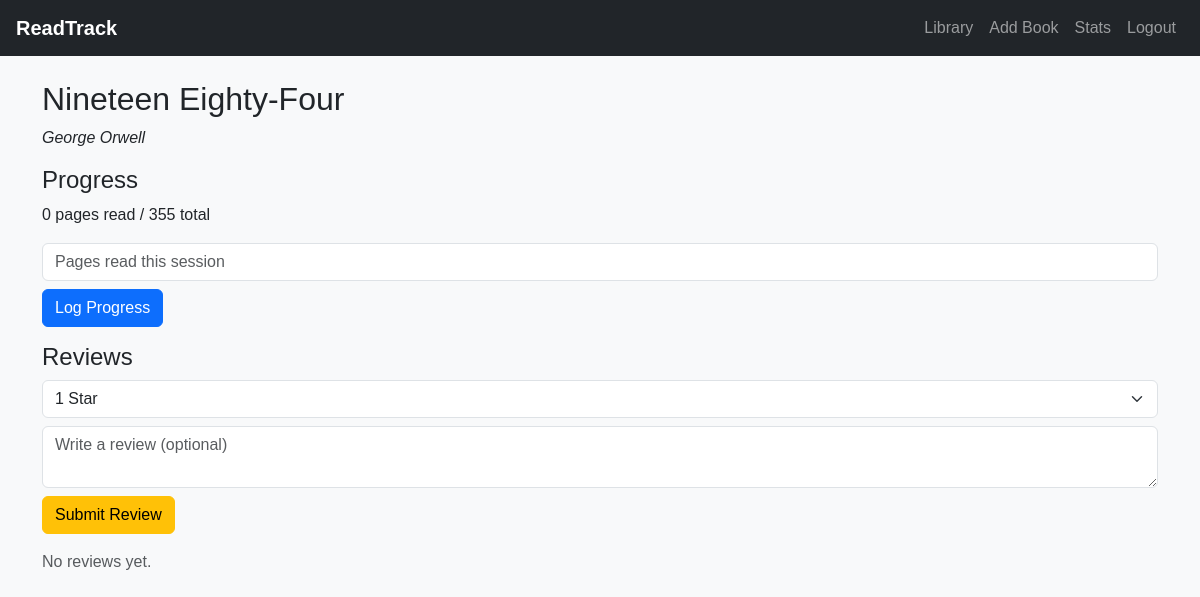
The page /book/2 (signed in) on the database its author committed.
### tables this page shows
CREATE TABLE books (
    id INTEGER PRIMARY KEY AUTOINCREMENT,
    user_id INTEGER NOT NULL,
    title TEXT NOT NULL,
    author TEXT NOT NULL,
    pages INTEGER,
    added TIMESTAMP DEFAULT CURRENT_TIMESTAMP,
    FOREIGN KEY (user_id) REFERENCES users(id)
);

### app.py (the view, shortened to what this page needs)
@app.route("/book/<int:book_id>", methods=["GET", "POST"])
@login_required
def book(book_id):
    user_id = session["user_id"]
    rows = db.execute("SELECT * FROM books WHERE id = ? AND user_id = ?", book_id, user_id)
    if len(rows) != 1:
        return apology("book not found")
    book = rows[0]
    progress = db.execute("SELECT IFNULL(SUM(pages_read), 0) AS total FROM entries WHERE book_id = ? AND user_id = ?",
                          book_id, user_id)[0]["total"]
    reviews = db.execute("SELECT rating, review, date FROM reviews WHERE book_id = ? AND user_id = ? ORDER BY date DESC",
                         book_id, user_id)
    return render_template("book.html", book=book, progress=progress, reviews=reviews)

### app.py (called while the page is built)
@app.after_request
def after_request(response):
    response.headers["Cache-Control"] = "no-cache, no-store, must-revalidate"
    response.headers["Expires"] = 0
    response.headers["Pragma"] = "no-cache"
    return response

def login_required(f):
    from functools import wraps
    @wraps(f)
    def decorated_function(*args, **kwargs):
        if session.get("user_id") is None:
            return redirect("/login")
        return f(*args, **kwargs)
    return decorated_function

### templates/book.html
{% extends "layout.html" %}
{% block body %}
<h2>{{ book.title }}</h2>
<p><em>{{ book.author }}</em></p>
<h4>Progress</h4>
<p>{{ progress }} pages read{% if book.pages %} / {{ book.pages }} total{% endif %}</p>
<form method="post" class="mb-3">
    <input name="pages_read" class="form-control mb-2" placeholder="Pages read this session">
    <button class="btn btn-primary">Log Progress</button>
</form>
<h4>Reviews</h4>
<form action="/review/{{ book.id }}" method="post" class="mb-3">
    <select name="rating" class="form-select mb-2">
        {% for r in range(1,6) %}
        <option value="{{ r }}">{{ r }} Star{{ 's' if r > 1 }}</option>
        {% endfor %}
    </select>
    <textarea name="review" class="form-control mb-2" placeholder="Write a review (optional)"></textarea>
    <button class="btn btn-warning">Submit Review</button>
</form>
{% for r in reviews %}
<div class="border rounded p-3 mb-3">
    <strong>{{ '★' * r.rating }}</strong>
    <p class="mb-1">{{ r.review }}</p>
    <small class="text-muted">{{ r.date }}</small>
</div>
{% else %}
<p class="text-muted">No reviews yet.</p>
{% endfor %}
{% endblock %}

### static/styles.css (style rules this page uses)
body { background: #f8f9fa; font-family: Arial, Helvetica, sans-serif; }

### rows shown on the page
books: title "Nineteen Eighty-Four", author "George Orwell", pages "355"

### other values the page prints
{{ progress }} "0"
form field rating "1 Star"
